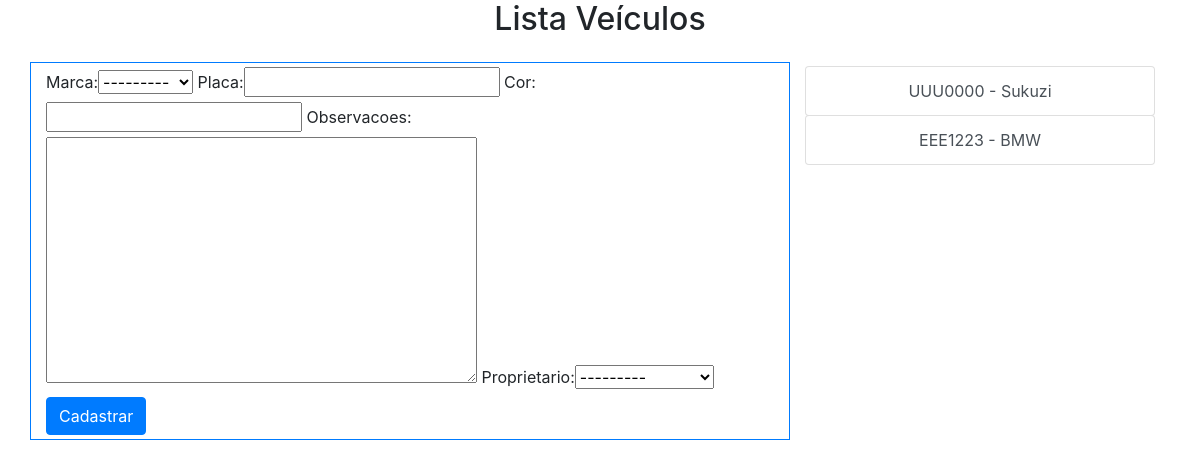
Before: /core/veiculos/ with the older database file.
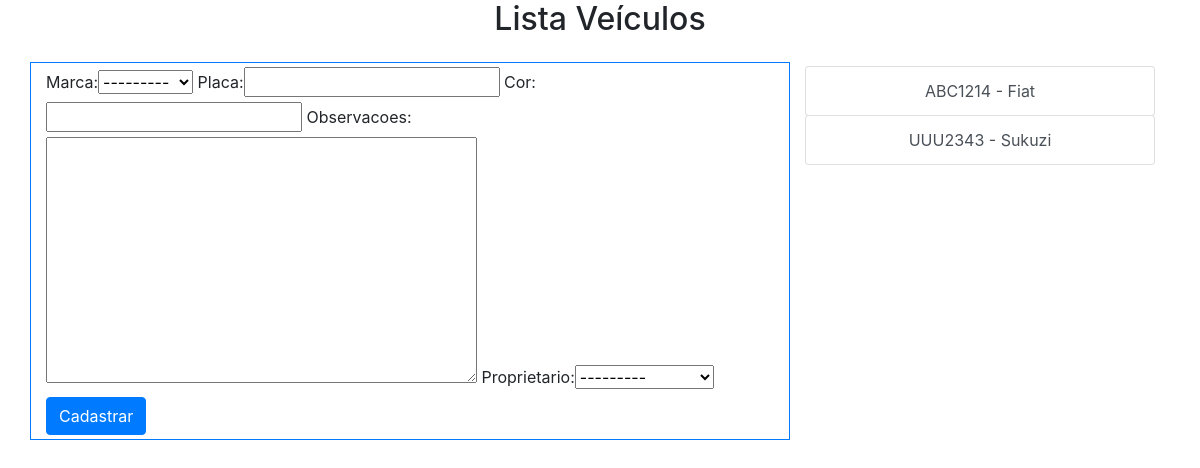
After: the same page with the newer database file.
### core/models.py (models this page shows)
class Veiculo(models.Model):
	marca = models.ForeignKey(Marca, on_delete=models.CASCADE)
	placa = models.CharField(max_length=7)
	cor = models.CharField(max_length=15)
	observacoes = models.TextField()
	proprietario = models.ForeignKey(Pessoa, on_delete=models.CASCADE)
	def __str__(self):
		return self.placa + " - " + self.marca.nome

class Marca(models.Model):
	nome = models.CharField(max_length=50)
	def __str__(self):
		return self.nome

### core/views.py (the view)
# urls.py: path('veiculos/', lista_veiculos, name='core_lista_veiculos'),
def lista_veiculos(request):
	veiculos = Veiculo.objects.all()
	form = VeiculoForm()
	data = {'veiculos': veiculos, 'form': form}
	return render(request, 'core/lista_veiculos.html', data)

### core/forms.py
class VeiculoForm(ModelForm):
	class Meta:
		model = Veiculo
		fields = '__all__'

### core/models.py (called while the page is built)
	def __str__(self):
		return self.nome

### core/templates/core/lista_veiculos.html (shortened to what this page needs)
{% extends 'base.html' %}
{% load bootstrap %}
{% block main %}
<div class="row mb-3">
	<div class="col-sm-12 text-center">
		<h2>Lista Veículos</h2>
	</div>
</div>
<div class="row">
	<div class="col-sm-8 table table-bordered pt-1 pb-1 border border-primary"
	style="max-height: 695px">
		<form class="" action="{% url 'core_cadastra_veiculos' %}"
		method="POST">
		{{ form|bootstrap }}
			<button class="btn btn-primary"
			type="submit">Cadastrar</button>
		</form>
	</div>
	<div class="col-sm-4 pt-1 text-center">
		<div class="list-group">
			{% for veiculo in veiculos %}
			<a href="{% url 'core_update_veiculos' veiculo.id %}" class="list-group-item list-group-item-action btn btn-primary"
			role="button" aria-pressed="true">
   			{{ veiculo }}
  			</a>
			{% endfor %}
		</div>
	</div>
</div>
{% endblock %}

Changed rows visible on the page:
removed Veiculo: placa+marca "UUU0000 - Sukuzi"
removed Veiculo: placa+marca "EEE1223 - BMW"
added Veiculo: placa+marca "ABC1214 - Fiat"
added Veiculo: placa+marca "UUU2343 - Sukuzi"
